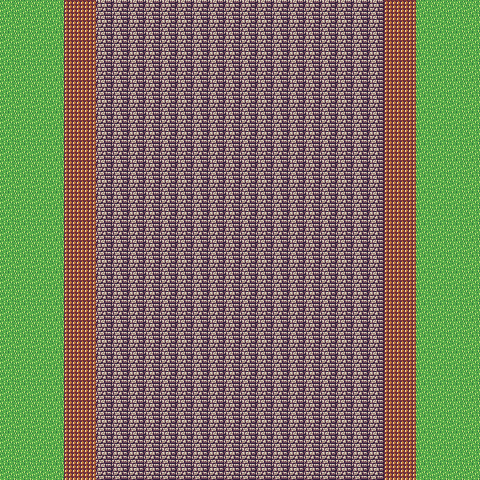

This is a level from a 2D game, rendered from its Tiled map with the project's own tilesets. A one-line summary and the complete map file follow:
An orthogonal 30x30 tile map with 16x16 px tiles, 1 tile layer (Tile Layer 1).

<map version="1.10" tiledversion="1.11.2" orientation="orthogonal" renderorder="right-down" width="30" height="30" tilewidth="16" tileheight="16" infinite="0" nextlayerid="2" nextobjectid="1">
 <tileset firstgid="1" name="town_tiles" tilewidth="16" tileheight="16" tilecount="30" columns="10">
  <image source="../images/town_tiles.png" width="160" height="48" />
 </tileset>
 <layer id="1" name="Tile Layer 1" width="30" height="30">
  <data encoding="csv">
11,11,11,11,23,23,7,7,7,7,7,7,7,7,7,7,7,7,7,7,7,7,7,7,23,23,11,11,11,11,
11,11,11,11,23,23,7,7,7,7,7,7,7,7,7,7,7,7,7,7,7,7,7,7,23,23,11,11,11,11,
11,11,11,11,23,23,7,7,7,7,7,7,7,7,7,7,7,7,7,7,7,7,7,7,23,23,11,11,11,11,
11,11,11,11,23,23,7,7,7,7,7,7,7,7,7,7,7,7,7,7,7,7,7,7,23,23,11,11,11,11,
11,11,11,11,23,23,7,7,7,7,7,7,7,7,7,7,7,7,7,7,7,7,7,7,23,23,11,11,11,11,
11,11,11,11,23,23,7,7,7,7,7,7,7,7,7,7,7,7,7,7,7,7,7,7,23,23,11,11,11,11,
11,11,11,11,23,23,7,7,7,7,7,7,7,7,7,7,7,7,7,7,7,7,7,7,23,23,11,11,11,11,
11,11,11,11,23,23,7,7,7,7,7,7,7,7,7,7,7,7,7,7,7,7,7,7,23,23,11,11,11,11,
11,11,11,11,23,23,7,7,7,7,7,7,7,7,7,7,7,7,7,7,7,7,7,7,23,23,11,11,11,11,
11,11,11,11,23,23,7,7,7,7,7,7,7,7,7,7,7,7,7,7,7,7,7,7,23,23,11,11,11,11,
11,11,11,11,23,23,7,7,7,7,7,7,7,7,7,7,7,7,7,7,7,7,7,7,23,23,11,11,11,11,
11,11,11,11,23,23,7,7,7,7,7,7,7,7,7,7,7,7,7,7,7,7,7,7,23,23,11,11,11,11,
11,11,11,11,23,23,7,7,7,7,7,7,7,7,7,7,7,7,7,7,7,7,7,7,23,23,11,11,11,11,
11,11,11,11,23,23,7,7,7,7,7,7,7,7,7,7,7,7,7,7,7,7,7,7,23,23,11,11,11,11,
11,11,11,11,23,23,7,7,7,7,7,7,7,7,7,7,7,7,7,7,7,7,7,7,23,23,11,11,11,11,
11,11,11,11,23,23,7,7,7,7,7,7,7,7,7,7,7,7,7,7,7,7,7,7,23,23,11,11,11,11,
11,11,11,11,23,23,7,7,7,7,7,7,7,7,7,7,7,7,7,7,7,7,7,7,23,23,11,11,11,11,
11,11,11,11,23,23,7,7,7,7,7,7,7,7,7,7,7,7,7,7,7,7,7,7,23,23,11,11,11,11,
11,11,11,11,23,23,7,7,7,7,7,7,7,7,7,7,7,7,7,7,7,7,7,7,23,23,11,11,11,11,
11,11,11,11,23,23,7,7,7,7,7,7,7,7,7,7,7,7,7,7,7,7,7,7,23,23,11,11,11,11,
11,11,11,11,23,23,7,7,7,7,7,7,7,7,7,7,7,7,7,7,7,7,7,7,23,23,11,11,11,11,
11,11,11,11,23,23,7,7,7,7,7,7,7,7,7,7,7,7,7,7,7,7,7,7,23,23,11,11,11,11,
11,11,11,11,23,23,7,7,7,7,7,7,7,7,7,7,7,7,7,7,7,7,7,7,23,23,11,11,11,11,
11,11,11,11,23,23,7,7,7,7,7,7,7,7,7,7,7,7,7,7,7,7,7,7,23,23,11,11,11,11,
11,11,11,11,23,23,7,7,7,7,7,7,7,7,7,7,7,7,7,7,7,7,7,7,23,23,11,11,11,11,
11,11,11,11,23,23,7,7,7,7,7,7,7,7,7,7,7,7,7,7,7,7,7,7,23,23,11,11,11,11,
11,11,11,11,23,23,7,7,7,7,7,7,7,7,7,7,7,7,7,7,7,7,7,7,23,23,11,11,11,11,
11,11,11,11,23,23,7,7,7,7,7,7,7,7,7,7,7,7,7,7,7,7,7,7,23,23,11,11,11,11,
11,11,11,11,23,23,7,7,7,7,7,7,7,7,7,7,7,7,7,7,7,7,7,7,23,23,11,11,11,11,
11,11,11,11,23,23,7,7,7,7,7,7,7,7,7,7,7,7,7,7,7,7,7,7,23,23,11,11,11,11
</data>
 </layer>
</map>
